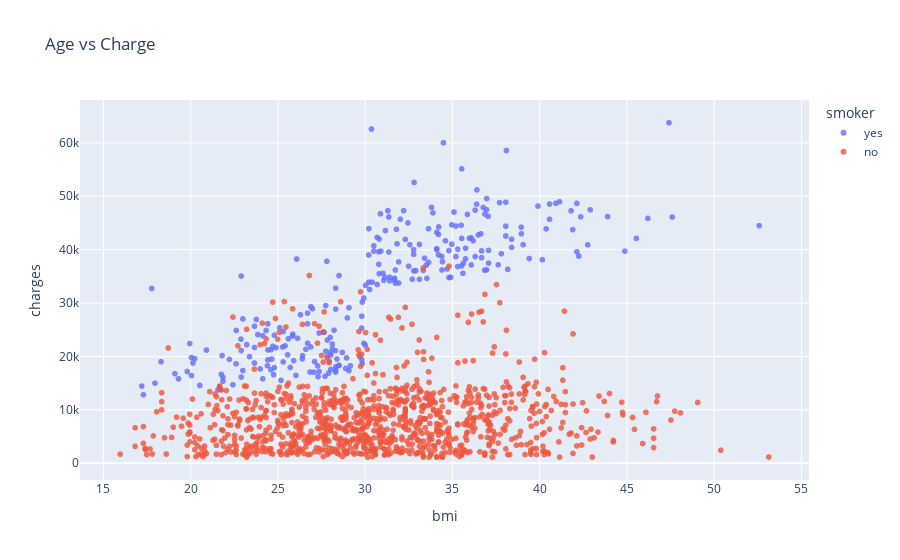

The notebook cell this image was saved under:
### Code cell
fig = px.scatter(medical_df,
                 x='bmi',
                 y='charges',
                 color='smoker',
                 opacity = 0.8,
                 hover_data=['sex'],
                 title='Age vs Charge'
)
fig.update_traces()
fig.show()

### Figure 1 — Plotly figure (JSON) as saved in the notebook; plotly's stock layout.template omitted (floating-point values rounded to 4 significant figures; data arrays with more than 128 entries replaced by an {"elided": "..."} marker saying what was removed)
{"data": [{"customdata": {"elided": "274x1 str values"}, "hovertemplate": "smoker=yes<br>bmi=%{x}<br>charges=%{y}<br>sex=%{customdata[0]}<extra></extra>", "legendgroup": "yes", "marker": {"color": "#636efa", "opacity": 0.8, "symbol": "circle"}, "mode": "markers", "name": "yes", "showlegend": true, "type": "scattergl", "x": {"elided": "274 float values"}, "xaxis": "x", "y": {"elided": "274 float values"}, "yaxis": "y"}, {"customdata": {"elided": "1064x1 str values"}, "hovertemplate": "smoker=no<br>bmi=%{x}<br>charges=%{y}<br>sex=%{customdata[0]}<extra></extra>", "legendgroup": "no", "marker": {"color": "#EF553B", "opacity": 0.8, "symbol": "circle"}, "mode": "markers", "name": "no", "showlegend": true, "type": "scattergl", "x": {"elided": "1064 float values"}, "xaxis": "x", "y": {"elided": "1064 float values"}, "yaxis": "y"}], "layout": {"legend": {"title": {"text": "smoker"}, "tracegroupgap": 0}, "title": {"text": "Age vs Charge"}, "xaxis": {"anchor": "y", "domain": [0, 1], "title": {"text": "bmi"}}, "yaxis": {"anchor": "x", "domain": [0, 1], "title": {"text": "charges"}}}}
